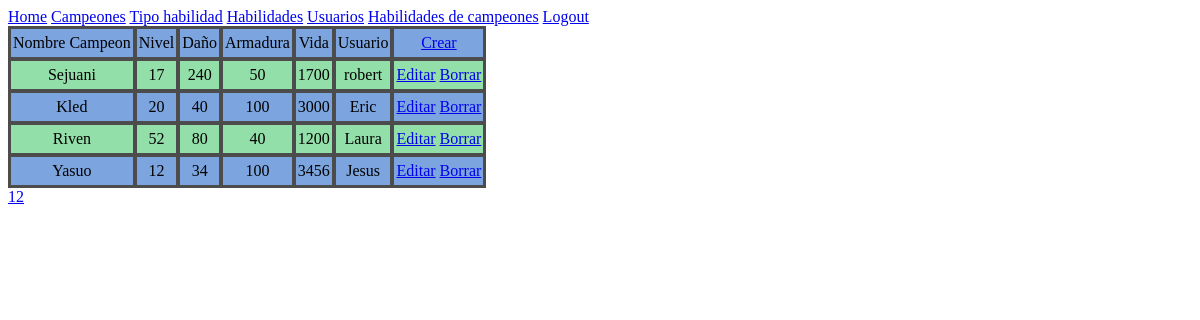
Page /Pages/CampeonesVistas/VistaCampeones.php (signed in) on the committed database.
### tables this page shows
CREATE TABLE `campeon` (
  `id` int(11) NOT NULL,
  `nombre` varchar(25) NOT NULL,
  `nivel` int(11) NOT NULL,
  `ataque` int(11) NOT NULL,
  `armadura` int(11) NOT NULL,
  `vida` int(11) NOT NULL,
  `id_usuario` int(11) NOT NULL
);

CREATE TABLE `usuario` (
  `id` int(11) NOT NULL,
  `nombre_cuenta` varchar(20) NOT NULL,
  `password` varchar(32) NOT NULL,
  `region` varchar(40) NOT NULL,
  `pais` varchar(40) NOT NULL
);

### DB/conectar.php (called while the page is built)
<?php
function conectar() {
	$usuario="Robert";
	$contraseña="Robert123";
	$database ="campeoneslol";
	$host = "localhost";
	try
	{
		$bd = new PDO('mysql:host='.$host.';dbname='.$database, $usuario, $contraseña);
	}
	catch(PDOException $e)
	{
		echo "Error de conexión";
		exit;
	}
	return $bd;
}
?>

### DB/ModelDatosDB.php (called while the page is built, shortened)
<?php
include_once 'C:\xampp\htdocs\M7_Robert_UF1\DB\conectar.php';
class ModelDatosDB {
    protected $bd;
    protected $table = "";
    public function __construct()
    {
        try
        {
            $this->bd = conectar();
        }
        catch(PDOException $e)
        {
            echo "Error de connexió";
            exit;
        }
    }
    public function getAll()
    {
        $sql = "Select * from ".$this->table;
        $query = $this->bd->query($sql);
        $resultat = $query->fetchAll(PDO::FETCH_ASSOC);
        return $resultat;
    }
    public function get($id)
    {
        $sql = "Select * from ".$this->table." where id=:id";
        $ordre = $this->bd->prepare($sql);
        $ordre->bindValue(':id',$id);
        $ordre->execute();
        $resultat = $ordre->fetch(PDO::FETCH_ASSOC);
        return $resultat;
    }
    public function numPages($num_regs)
    {
        $sql = "select count(*),count(*) from ".$this->table;
        $resultat = $this->bd->prepare($sql);
        $resultat->execute();
        $reg = $resultat->fetch(PDO::FETCH_NUM);
        $total_regs = $reg[0];
        $total_pags = ceil($total_regs / $num_regs);
        return $total_pags;
    }
    public function getPage($pagina, $numRegs)
    {
        $inici = ($pagina - 1) * $numRegs;
        $sentencia = $this->bd->prepare("SELECT * from ".$this->table." LIMIT :ini, :numr");
        $sentencia->bindValue(':ini', $inici, PDO::PARAM_INT);
        $sentencia->bindValue(':numr', $numRegs, PDO::PARAM_INT);
        $sentencia->execute();
        $resultat = $sentencia->fetchAll(PDO::FETCH_ASSOC);
        return $resultat;
    }
}

### Pages/CampeonesVistas/VistaCampeones.php (the view, shortened to what this page needs)
<?php
$modelaux = new Usuario();
$model = new Campeon();
$resultat = $model->getAll();
$numeroFilas = 4;
$numPages = $model->numPages($numeroFilas);
$page = 1;
$resultat = $model->getPage($page,$numeroFilas);
?>
<!DOCTYPE html>
<html lang="es">
<head>
</head>
<body>
    <?php
        include_once '..\..\Utilidades\NavBar.php';
    ?>
    <table>
        <tr>
            <td class="b">Nombre Campeon</td>
            <td class="b">Nivel</td>
            <td class="b">Daño</td>
            <td class="b">Armadura</td>
            <td class="b">Vida</td>
            <td class="b">Usuario</td>
            <td class="b"><a href="./VistaCrearCampeon.php">Crear</a></td>
        </tr>
        <?php
        $fila = "a";
        foreach($resultat as $campeon)
        {
        ?>
            <tr>
                <td class="<?php echo $fila; ?>"><?=$campeon['nombre']?></td>
                <td class="<?php echo $fila; ?>"><?=$campeon['nivel']?></td>
                <td class="<?php echo $fila; ?>"><?=$campeon['ataque']?></td>
                <td class="<?php echo $fila; ?>"><?=$campeon['armadura']?></td>
                <td class="<?php echo $fila; ?>"><?=$campeon['vida']?></td>
                <td class="<?php echo $fila; ?>"><?=$modelaux->get($campeon['id_usuario'])['nombre_cuenta']?></td>
                <td class="<?php echo $fila; ?>">
                    <a href=".\VistaEditarCampeon.php?id=<?=$campeon['id']?>">Editar</a>
                    <a href="..\..\Campeones\DeleteCampeon.php?id=<?=$campeon['id']?>">Borrar</a>
                </td>
            </tr>
        <?php
            if($fila == "a")
            {
                $fila = "b";
            }
            else
            {
                $fila = "a";
            }
        }
        ?>
    </table>
    <?php
        for ($i=1; $i<=$numPages; $i++)
        {
            ?><a href='VistaCampeones.php?&page=<?php echo $i; ?>' ><?php echo $i; ?></a><?php
        }
    ?>
</body>
</html>

### Utilidades/NavBar.php
<a href="/M7_Robert_UF1/index.php">Home</a>
<a href="/M7_Robert_UF1/Pages/CampeonesVistas/VistaCampeones.php">Campeones</a>
<a href="/M7_Robert_UF1/Pages/TipoHabilidadVistas/VistaTipoHabilidades.php">Tipo habilidad</a>
<a href="/M7_Robert_UF1/Pages/HabilidadesVistas/VistaHabilidades.php">Habilidades</a>
<a href="/M7_Robert_UF1/Pages/UsuariosVistas/VistaUsuarios.php">Usuarios</a>
<a href="/M7_Robert_UF1/Pages/HabilidadesCampeonesVistas/VistaHabilidadesCampeones.php">Habilidades de campeones</a>
<a href="/M7_Robert_UF1/DB/desconectar.php">Logout</a>

### Pages/CampeonesVistas/VistaCampeones.php (style rules this page uses)
table { background-color: #4c4c4c; }
td { border: 1px solid #4c4c4c; border-spacing: 0; padding: 5px 2px; text-align: center; }
.a { background-color: #a3ffbed1; }
.b { background-color: #87b8ffd1; }

### rows in the picture
campeon: nombre "Sejuani", nivel "17", ataque "240", armadura "50", vida "1700", id_usuario.nombre_cuenta "robert"
campeon: nombre "Kled", nivel "20", ataque "40", armadura "100", vida "3000", id_usuario.nombre_cuenta "Eric"
campeon: nombre "Riven", nivel "52", ataque "80", armadura "40", vida "1200", id_usuario.nombre_cuenta "Laura"
campeon: nombre "Yasuo", nivel "12", ataque "34", armadura "100", vida "3456", id_usuario.nombre_cuenta "Jesus"
